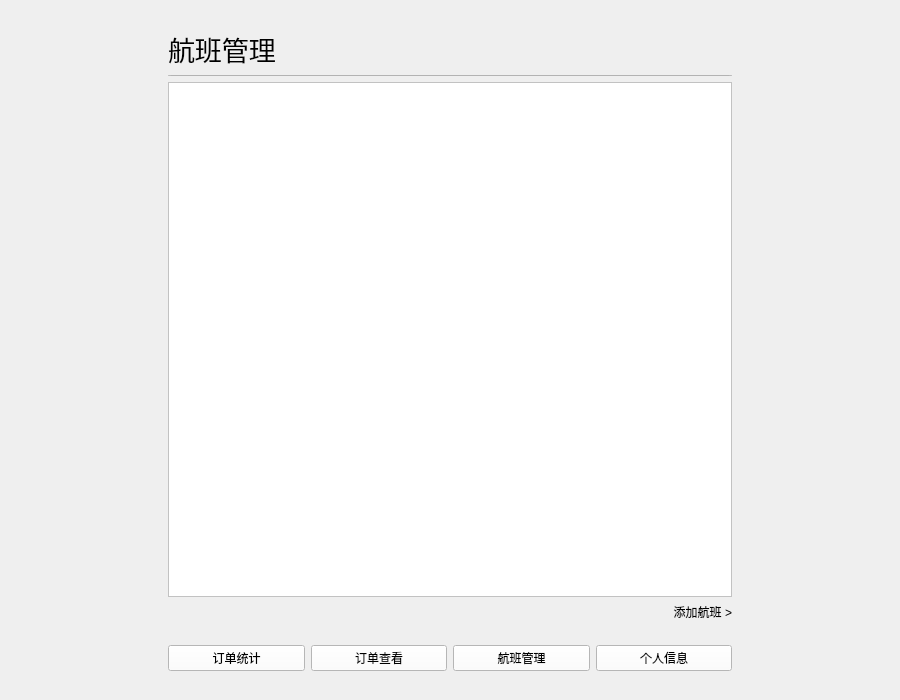
<?xml version="1.0" encoding="UTF-8"?>
<ui version="4.0">
 <class>AdminMainWidget</class>
 <widget class="QWidget" name="AdminMainWidget">
  <property name="geometry">
   <rect>
    <x>0</x>
    <y>0</y>
    <width>900</width>
    <height>700</height>
   </rect>
  </property>
  <property name="windowTitle">
   <string>Form</string>
  </property>
  <layout class="QHBoxLayout" name="horizontalLayout">
   <item>
    <spacer name="horizontalSpacer">
     <property name="orientation">
      <enum>Qt::Horizontal</enum>
     </property>
     <property name="sizeHint" stdset="0">
      <size>
       <width>40</width>
       <height>20</height>
      </size>
     </property>
    </spacer>
   </item>
   <item>
    <widget class="QWidget" name="widget" native="true">
     <property name="minimumSize">
      <size>
       <width>600</width>
       <height>470</height>
      </size>
     </property>
     <property name="palette">
      <palette>
       <active>
        <colorrole role="WindowText">
         <brush brushstyle="SolidPattern">
          <color alpha="255">
           <red>0</red>
           <green>0</green>
           <blue>0</blue>
          </color>
         </brush>
        </colorrole>
        <colorrole role="Button">
         <brush brushstyle="SolidPattern">
          <color alpha="255">
           <red>251</red>
           <green>251</green>
           <blue>251</blue>
          </color>
         </brush>
        </colorrole>
        <colorrole role="Light">
         <brush brushstyle="SolidPattern">
          <color alpha="255">
           <red>255</red>
           <green>255</green>
           <blue>255</blue>
          </color>
         </brush>
        </colorrole>
        <colorrole role="Midlight">
         <brush brushstyle="SolidPattern">
          <color alpha="255">
           <red>253</red>
           <green>253</green>
           <blue>253</blue>
          </color>
         </brush>
        </colorrole>
        <colorrole role="Dark">
         <brush brushstyle="SolidPattern">
          <color alpha="255">
           <red>125</red>
           <green>125</green>
           <blue>125</blue>
          </color>
         </brush>
        </colorrole>
        <colorrole role="Mid">
         <brush brushstyle="SolidPattern">
          <color alpha="255">
           <red>167</red>
           <green>167</green>
           <blue>167</blue>
          </color>
         </brush>
        </colorrole>
        <colorrole role="Text">
         <brush brushstyle="SolidPattern">
          <color alpha="255">
           <red>0</red>
           <green>0</green>
           <blue>0</blue>
          </color>
         </brush>
        </colorrole>
        <colorrole role="BrightText">
         <brush brushstyle="SolidPattern">
          <color alpha="255">
           <red>255</red>
           <green>255</green>
           <blue>255</blue>
          </color>
         </brush>
        </colorrole>
        <colorrole role="ButtonText">
         <brush brushstyle="SolidPattern">
          <color alpha="255">
           <red>0</red>
           <green>0</green>
           <blue>0</blue>
          </color>
         </brush>
        </colorrole>
        <colorrole role="Base">
         <brush brushstyle="SolidPattern">
          <color alpha="255">
           <red>255</red>
           <green>255</green>
           <blue>255</blue>
          </color>
         </brush>
        </colorrole>
        <colorrole role="Window">
         <brush brushstyle="SolidPattern">
          <color alpha="255">
           <red>251</red>
           <green>251</green>
           <blue>251</blue>
          </color>
         </brush>
        </colorrole>
        <colorrole role="Shadow">
         <brush brushstyle="SolidPattern">
          <color alpha="255">
           <red>0</red>
           <green>0</green>
           <blue>0</blue>
          </color>
         </brush>
        </colorrole>
        <colorrole role="AlternateBase">
         <brush brushstyle="SolidPattern">
          <color alpha="255">
           <red>253</red>
           <green>253</green>
           <blue>253</blue>
          </color>
         </brush>
        </colorrole>
        <colorrole role="ToolTipBase">
         <brush brushstyle="SolidPattern">
          <color alpha="255">
           <red>255</red>
           <green>255</green>
           <blue>220</blue>
          </color>
         </brush>
        </colorrole>
        <colorrole role="ToolTipText">
         <brush brushstyle="SolidPattern">
          <color alpha="255">
           <red>0</red>
           <green>0</green>
           <blue>0</blue>
          </color>
         </brush>
        </colorrole>
        <colorrole role="PlaceholderText">
         <brush brushstyle="SolidPattern">
          <color alpha="128">
           <red>0</red>
           <green>0</green>
           <blue>0</blue>
          </color>
         </brush>
        </colorrole>
       </active>
       <inactive>
        <colorrole role="WindowText">
         <brush brushstyle="SolidPattern">
          <color alpha="255">
           <red>0</red>
           <green>0</green>
           <blue>0</blue>
          </color>
         </brush>
        </colorrole>
        <colorrole role="Button">
         <brush brushstyle="SolidPattern">
          <color alpha="255">
           <red>251</red>
           <green>251</green>
           <blue>251</blue>
          </color>
         </brush>
        </colorrole>
        <colorrole role="Light">
         <brush brushstyle="SolidPattern">
          <color alpha="255">
           <red>255</red>
           <green>255</green>
           <blue>255</blue>
          </color>
         </brush>
        </colorrole>
        <colorrole role="Midlight">
         <brush brushstyle="SolidPattern">
          <color alpha="255">
           <red>253</red>
           <green>253</green>
           <blue>253</blue>
          </color>
         </brush>
        </colorrole>
        <colorrole role="Dark">
         <brush brushstyle="SolidPattern">
          <color alpha="255">
           <red>125</red>
           <green>125</green>
           <blue>125</blue>
          </color>
         </brush>
        </colorrole>
        <colorrole role="Mid">
         <brush brushstyle="SolidPattern">
          <color alpha="255">
           <red>167</red>
           <green>167</green>
           <blue>167</blue>
          </color>
         </brush>
        </colorrole>
        <colorrole role="Text">
         <brush brushstyle="SolidPattern">
          <color alpha="255">
           <red>0</red>
           <green>0</green>
           <blue>0</blue>
          </color>
         </brush>
        </colorrole>
        <colorrole role="BrightText">
         <brush brushstyle="SolidPattern">
          <color alpha="255">
           <red>255</red>
           <green>255</green>
           <blue>255</blue>
          </color>
         </brush>
        </colorrole>
        <colorrole role="ButtonText">
         <brush brushstyle="SolidPattern">
          <color alpha="255">
           <red>0</red>
           <green>0</green>
           <blue>0</blue>
          </color>
         </brush>
        </colorrole>
        <colorrole role="Base">
         <brush brushstyle="SolidPattern">
          <color alpha="255">
           <red>255</red>
           <green>255</green>
           <blue>255</blue>
          </color>
         </brush>
        </colorrole>
        <colorrole role="Window">
         <brush brushstyle="SolidPattern">
          <color alpha="255">
           <red>251</red>
           <green>251</green>
           <blue>251</blue>
          </color>
         </brush>
        </colorrole>
        <colorrole role="Shadow">
         <brush brushstyle="SolidPattern">
          <color alpha="255">
           <red>0</red>
           <green>0</green>
           <blue>0</blue>
          </color>
         </brush>
        </colorrole>
        <colorrole role="AlternateBase">
         <brush brushstyle="SolidPattern">
          <color alpha="255">
           <red>253</red>
           <green>253</green>
           <blue>253</blue>
          </color>
         </brush>
        </colorrole>
        <colorrole role="ToolTipBase">
         <brush brushstyle="SolidPattern">
          <color alpha="255">
           <red>255</red>
           <green>255</green>
           <blue>220</blue>
          </color>
         </brush>
        </colorrole>
        <colorrole role="ToolTipText">
         <brush brushstyle="SolidPattern">
          <color alpha="255">
           <red>0</red>
           <green>0</green>
           <blue>0</blue>
          </color>
         </brush>
        </colorrole>
        <colorrole role="PlaceholderText">
         <brush brushstyle="SolidPattern">
          <color alpha="128">
           <red>0</red>
           <green>0</green>
           <blue>0</blue>
          </color>
         </brush>
        </colorrole>
       </inactive>
       <disabled>
        <colorrole role="WindowText">
         <brush brushstyle="SolidPattern">
          <color alpha="255">
           <red>125</red>
           <green>125</green>
           <blue>125</blue>
          </color>
         </brush>
        </colorrole>
        <colorrole role="Button">
         <brush brushstyle="SolidPattern">
          <color alpha="255">
           <red>251</red>
           <green>251</green>
           <blue>251</blue>
          </color>
         </brush>
        </colorrole>
        <colorrole role="Light">
         <brush brushstyle="SolidPattern">
          <color alpha="255">
           <red>255</red>
           <green>255</green>
           <blue>255</blue>
          </color>
         </brush>
        </colorrole>
        <colorrole role="Midlight">
         <brush brushstyle="SolidPattern">
          <color alpha="255">
           <red>253</red>
           <green>253</green>
           <blue>253</blue>
          </color>
         </brush>
        </colorrole>
        <colorrole role="Dark">
         <brush brushstyle="SolidPattern">
          <color alpha="255">
           <red>125</red>
           <green>125</green>
           <blue>125</blue>
          </color>
         </brush>
        </colorrole>
        <colorrole role="Mid">
         <brush brushstyle="SolidPattern">
          <color alpha="255">
           <red>167</red>
           <green>167</green>
           <blue>167</blue>
          </color>
         </brush>
        </colorrole>
        <colorrole role="Text">
         <brush brushstyle="SolidPattern">
          <color alpha="255">
           <red>125</red>
           <green>125</green>
           <blue>125</blue>
          </color>
         </brush>
        </colorrole>
        <colorrole role="BrightText">
         <brush brushstyle="SolidPattern">
          <color alpha="255">
           <red>255</red>
           <green>255</green>
           <blue>255</blue>
          </color>
         </brush>
        </colorrole>
        <colorrole role="ButtonText">
         <brush brushstyle="SolidPattern">
          <color alpha="255">
           <red>125</red>
           <green>125</green>
           <blue>125</blue>
          </color>
         </brush>
        </colorrole>
        <colorrole role="Base">
         <brush brushstyle="SolidPattern">
          <color alpha="255">
           <red>251</red>
           <green>251</green>
           <blue>251</blue>
          </color>
         </brush>
        </colorrole>
        <colorrole role="Window">
         <brush brushstyle="SolidPattern">
          <color alpha="255">
           <red>251</red>
           <green>251</green>
           <blue>251</blue>
          </color>
         </brush>
        </colorrole>
        <colorrole role="Shadow">
         <brush brushstyle="SolidPattern">
          <color alpha="255">
           <red>0</red>
           <green>0</green>
           <blue>0</blue>
          </color>
         </brush>
        </colorrole>
        <colorrole role="AlternateBase">
         <brush brushstyle="SolidPattern">
          <color alpha="255">
           <red>251</red>
           <green>251</green>
           <blue>251</blue>
          </color>
         </brush>
        </colorrole>
        <colorrole role="ToolTipBase">
         <brush brushstyle="SolidPattern">
          <color alpha="255">
           <red>255</red>
           <green>255</green>
           <blue>220</blue>
          </color>
         </brush>
        </colorrole>
        <colorrole role="ToolTipText">
         <brush brushstyle="SolidPattern">
          <color alpha="255">
           <red>0</red>
           <green>0</green>
           <blue>0</blue>
          </color>
         </brush>
        </colorrole>
        <colorrole role="PlaceholderText">
         <brush brushstyle="SolidPattern">
          <color alpha="128">
           <red>0</red>
           <green>0</green>
           <blue>0</blue>
          </color>
         </brush>
        </colorrole>
       </disabled>
      </palette>
     </property>
     <layout class="QVBoxLayout" name="verticalLayout">
      <item>
       <widget class="QStackedWidget" name="stackedWidget">
        <property name="currentIndex">
         <number>3</number>
        </property>
        <widget class="QWidget" name="page">
         <layout class="QVBoxLayout" name="verticalLayout_2">
          <item>
           <widget class="MainWidgetMinePart" name="widget_3" native="true"/>
          </item>
         </layout>
        </widget>
        <widget class="QWidget" name="page_4">
         <layout class="QVBoxLayout" name="verticalLayout_6">
          <item>
           <widget class="QLabel" name="label_6">
            <property name="maximumSize">
             <size>
              <width>16777215</width>
              <height>50</height>
             </size>
            </property>
            <property name="font">
             <font>
              <family>等线</family>
              <pointsize>20</pointsize>
             </font>
            </property>
            <property name="text">
             <string>订单查看</string>
            </property>
           </widget>
          </item>
          <item>
           <widget class="QPushButton" name="pushButton_3">
            <property name="maximumSize">
             <size>
              <width>16777215</width>
              <height>1</height>
             </size>
            </property>
            <property name="focusPolicy">
             <enum>Qt::NoFocus</enum>
            </property>
            <property name="text">
             <string/>
            </property>
           </widget>
          </item>
         </layout>
        </widget>
        <widget class="QWidget" name="page_2">
         <layout class="QGridLayout" name="gridLayout">
          <item row="2" column="0" rowspan="2">
           <widget class="QTableView" name="tableView_order"/>
          </item>
          <item row="0" column="0" colspan="2">
           <widget class="QLabel" name="label_3">
            <property name="maximumSize">
             <size>
              <width>16777215</width>
              <height>40</height>
             </size>
            </property>
            <property name="font">
             <font>
              <family>等线</family>
              <pointsize>20</pointsize>
             </font>
            </property>
            <property name="text">
             <string>订单统计</string>
            </property>
           </widget>
          </item>
          <item row="3" column="1">
           <widget class="QGroupBox" name="groupBox_2">
            <property name="title">
             <string>筛选条件</string>
            </property>
            <layout class="QVBoxLayout" name="verticalLayout_5">
             <item>
              <widget class="QRadioButton" name="radioButton_all">
               <property name="text">
                <string>所有航班</string>
               </property>
              </widget>
             </item>
             <item>
              <widget class="QRadioButton" name="radioButton_his">
               <property name="text">
                <string>历史航班</string>
               </property>
              </widget>
             </item>
             <item>
              <widget class="QRadioButton" name="radioButton_no">
               <property name="text">
                <string>未起飞航班</string>
               </property>
              </widget>
             </item>
             <item>
              <widget class="QRadioButton" name="radioButton_spe">
               <property name="text">
                <string>特定时段</string>
               </property>
              </widget>
             </item>
             <item>
              <widget class="QLabel" name="label_from">
               <property name="maximumSize">
                <size>
                 <width>16777215</width>
                 <height>20</height>
                </size>
               </property>
               <property name="text">
                <string>从:</string>
               </property>
              </widget>
             </item>
             <item>
              <widget class="QDateEdit" name="dateEdit_from"/>
             </item>
             <item>
              <widget class="QLabel" name="label_to">
               <property name="maximumSize">
                <size>
                 <width>16777215</width>
                 <height>20</height>
                </size>
               </property>
               <property name="text">
                <string>到:</string>
               </property>
              </widget>
             </item>
             <item>
              <widget class="QDateEdit" name="dateEdit_to"/>
             </item>
            </layout>
           </widget>
          </item>
          <item row="2" column="1">
           <widget class="QGroupBox" name="groupBox">
            <property name="title">
             <string>排序条件</string>
            </property>
            <layout class="QVBoxLayout" name="verticalLayout_4">
             <item>
              <widget class="QRadioButton" name="radioButton">
               <property name="text">
                <string>已购票人数</string>
               </property>
              </widget>
             </item>
             <item>
              <widget class="QRadioButton" name="radioButton_2">
               <property name="text">
                <string>飞机上座率</string>
               </property>
              </widget>
             </item>
             <item>
              <widget class="QRadioButton" name="radioButton_3">
               <property name="text">
                <string>航班总票价收入</string>
               </property>
              </widget>
             </item>
            </layout>
           </widget>
          </item>
          <item row="1" column="0" colspan="2">
           <widget class="QPushButton" name="pushButton">
            <property name="maximumSize">
             <size>
              <width>16777215</width>
              <height>1</height>
             </size>
            </property>
            <property name="focusPolicy">
             <enum>Qt::NoFocus</enum>
            </property>
            <property name="text">
             <string/>
            </property>
           </widget>
          </item>
         </layout>
        </widget>
        <widget class="QWidget" name="page_3">
         <layout class="QVBoxLayout" name="verticalLayout_3">
          <item>
           <widget class="QLabel" name="label">
            <property name="maximumSize">
             <size>
              <width>16777215</width>
              <height>40</height>
             </size>
            </property>
            <property name="font">
             <font>
              <family>等线</family>
              <pointsize>20</pointsize>
             </font>
            </property>
            <property name="text">
             <string>航班管理</string>
            </property>
           </widget>
          </item>
          <item>
           <widget class="QPushButton" name="pushButton_2">
            <property name="maximumSize">
             <size>
              <width>16777215</width>
              <height>1</height>
             </size>
            </property>
            <property name="focusPolicy">
             <enum>Qt::NoFocus</enum>
            </property>
            <property name="text">
             <string/>
            </property>
           </widget>
          </item>
          <item>
           <widget class="QTableView" name="tableView_flight"/>
          </item>
          <item>
           <widget class="ClickableLabel" name="label_add">
            <property name="text">
             <string>添加航班 &gt;</string>
            </property>
            <property name="alignment">
             <set>Qt::AlignRight|Qt::AlignTrailing|Qt::AlignVCenter</set>
            </property>
           </widget>
          </item>
         </layout>
        </widget>
       </widget>
      </item>
      <item>
       <widget class="QWidget" name="widget_2" native="true">
        <property name="maximumSize">
         <size>
          <width>16777215</width>
          <height>50</height>
         </size>
        </property>
        <property name="palette">
         <palette>
          <active>
           <colorrole role="WindowText">
            <brush brushstyle="SolidPattern">
             <color alpha="255">
              <red>0</red>
              <green>0</green>
              <blue>0</blue>
             </color>
            </brush>
           </colorrole>
           <colorrole role="Button">
            <brush brushstyle="SolidPattern">
             <color alpha="255">
              <red>255</red>
              <green>255</green>
              <blue>255</blue>
             </color>
            </brush>
           </colorrole>
           <colorrole role="Light">
            <brush brushstyle="SolidPattern">
             <color alpha="255">
              <red>255</red>
              <green>255</green>
              <blue>255</blue>
             </color>
            </brush>
           </colorrole>
           <colorrole role="Midlight">
            <brush brushstyle="SolidPattern">
             <color alpha="255">
              <red>255</red>
              <green>255</green>
              <blue>255</blue>
             </color>
            </brush>
           </colorrole>
           <colorrole role="Dark">
            <brush brushstyle="SolidPattern">
             <color alpha="255">
              <red>127</red>
              <green>127</green>
              <blue>127</blue>
             </color>
            </brush>
           </colorrole>
           <colorrole role="Mid">
            <brush brushstyle="SolidPattern">
             <color alpha="255">
              <red>170</red>
              <green>170</green>
              <blue>170</blue>
             </color>
            </brush>
           </colorrole>
           <colorrole role="Text">
            <brush brushstyle="SolidPattern">
             <color alpha="255">
              <red>0</red>
              <green>0</green>
              <blue>0</blue>
             </color>
            </brush>
           </colorrole>
           <colorrole role="BrightText">
            <brush brushstyle="SolidPattern">
             <color alpha="255">
              <red>255</red>
              <green>255</green>
              <blue>255</blue>
             </color>
            </brush>
           </colorrole>
           <colorrole role="ButtonText">
            <brush brushstyle="SolidPattern">
             <color alpha="255">
              <red>0</red>
              <green>0</green>
              <blue>0</blue>
             </color>
            </brush>
           </colorrole>
           <colorrole role="Base">
            <brush brushstyle="SolidPattern">
             <color alpha="255">
              <red>255</red>
              <green>255</green>
              <blue>255</blue>
             </color>
            </brush>
           </colorrole>
           <colorrole role="Window">
            <brush brushstyle="SolidPattern">
             <color alpha="255">
              <red>255</red>
              <green>255</green>
              <blue>255</blue>
             </color>
            </brush>
           </colorrole>
           <colorrole role="Shadow">
            <brush brushstyle="SolidPattern">
             <color alpha="255">
              <red>0</red>
              <green>0</green>
              <blue>0</blue>
             </color>
            </brush>
           </colorrole>
           <colorrole role="AlternateBase">
            <brush brushstyle="SolidPattern">
             <color alpha="255">
              <red>255</red>
              <green>255</green>
              <blue>255</blue>
             </color>
            </brush>
           </colorrole>
           <colorrole role="ToolTipBase">
            <brush brushstyle="SolidPattern">
             <color alpha="255">
              <red>255</red>
              <green>255</green>
              <blue>220</blue>
             </color>
            </brush>
           </colorrole>
           <colorrole role="ToolTipText">
            <brush brushstyle="SolidPattern">
             <color alpha="255">
              <red>0</red>
              <green>0</green>
              <blue>0</blue>
             </color>
            </brush>
           </colorrole>
           <colorrole role="PlaceholderText">
            <brush brushstyle="SolidPattern">
             <color alpha="128">
              <red>0</red>
              <green>0</green>
              <blue>0</blue>
             </color>
            </brush>
           </colorrole>
          </active>
          <inactive>
           <colorrole role="WindowText">
            <brush brushstyle="SolidPattern">
             <color alpha="255">
              <red>0</red>
              <green>0</green>
              <blue>0</blue>
             </color>
            </brush>
           </colorrole>
           <colorrole role="Button">
            <brush brushstyle="SolidPattern">
             <color alpha="255">
              <red>255</red>
              <green>255</green>
              <blue>255</blue>
             </color>
            </brush>
           </colorrole>
           <colorrole role="Light">
            <brush brushstyle="SolidPattern">
             <color alpha="255">
              <red>255</red>
              <green>255</green>
              <blue>255</blue>
             </color>
            </brush>
           </colorrole>
           <colorrole role="Midlight">
            <brush brushstyle="SolidPattern">
             <color alpha="255">
              <red>255</red>
              <green>255</green>
              <blue>255</blue>
             </color>
            </brush>
           </colorrole>
           <colorrole role="Dark">
            <brush brushstyle="SolidPattern">
             <color alpha="255">
              <red>127</red>
              <green>127</green>
              <blue>127</blue>
             </color>
            </brush>
           </colorrole>
           <colorrole role="Mid">
            <brush brushstyle="SolidPattern">
             <color alpha="255">
              <red>170</red>
              <green>170</green>
              <blue>170</blue>
             </color>
            </brush>
           </colorrole>
           <colorrole role="Text">
            <brush brushstyle="SolidPattern">
             <color alpha="255">
              <red>0</red>
              <green>0</green>
              <blue>0</blue>
             </color>
            </brush>
           </colorrole>
           <colorrole role="BrightText">
            <brush brushstyle="SolidPattern">
             <color alpha="255">
              <red>255</red>
              <green>255</green>
              <blue>255</blue>
             </color>
            </brush>
           </colorrole>
           <colorrole role="ButtonText">
            <brush brushstyle="SolidPattern">
             <color alpha="255">
              <red>0</red>
              <green>0</green>
              <blue>0</blue>
             </color>
            </brush>
           </colorrole>
           <colorrole role="Base">
            <brush brushstyle="SolidPattern">
             <color alpha="255">
              <red>255</red>
              <green>255</green>
              <blue>255</blue>
             </color>
            </brush>
           </colorrole>
           <colorrole role="Window">
            <brush brushstyle="SolidPattern">
             <color alpha="255">
              <red>255</red>
              <green>255</green>
              <blue>255</blue>
             </color>
            </brush>
           </colorrole>
           <colorrole role="Shadow">
            <brush brushstyle="SolidPattern">
             <color alpha="255">
              <red>0</red>
              <green>0</green>
              <blue>0</blue>
             </color>
            </brush>
           </colorrole>
           <colorrole role="AlternateBase">
            <brush brushstyle="SolidPattern">
             <color alpha="255">
              <red>255</red>
              <green>255</green>
              <blue>255</blue>
             </color>
            </brush>
           </colorrole>
           <colorrole role="ToolTipBase">
            <brush brushstyle="SolidPattern">
             <color alpha="255">
              <red>255</red>
              <green>255</green>
              <blue>220</blue>
             </color>
            </brush>
           </colorrole>
           <colorrole role="ToolTipText">
            <brush brushstyle="SolidPattern">
             <color alpha="255">
              <red>0</red>
              <green>0</green>
              <blue>0</blue>
             </color>
            </brush>
           </colorrole>
           <colorrole role="PlaceholderText">
            <brush brushstyle="SolidPattern">
             <color alpha="128">
              <red>0</red>
              <green>0</green>
              <blue>0</blue>
             </color>
            </brush>
           </colorrole>
          </inactive>
          <disabled>
           <colorrole role="WindowText">
            <brush brushstyle="SolidPattern">
             <color alpha="255">
              <red>127</red>
              <green>127</green>
              <blue>127</blue>
             </color>
            </brush>
           </colorrole>
           <colorrole role="Button">
            <brush brushstyle="SolidPattern">
             <color alpha="255">
              <red>255</red>
              <green>255</green>
              <blue>255</blue>
             </color>
            </brush>
           </colorrole>
           <colorrole role="Light">
            <brush brushstyle="SolidPattern">
             <color alpha="255">
              <red>255</red>
              <green>255</green>
              <blue>255</blue>
             </color>
            </brush>
           </colorrole>
           <colorrole role="Midlight">
            <brush brushstyle="SolidPattern">
             <color alpha="255">
              <red>255</red>
              <green>255</green>
              <blue>255</blue>
             </color>
            </brush>
           </colorrole>
           <colorrole role="Dark">
            <brush brushstyle="SolidPattern">
             <color alpha="255">
              <red>127</red>
              <green>127</green>
              <blue>127</blue>
             </color>
            </brush>
           </colorrole>
           <colorrole role="Mid">
            <brush brushstyle="SolidPattern">
             <color alpha="255">
              <red>170</red>
              <green>170</green>
              <blue>170</blue>
             </color>
            </brush>
           </colorrole>
           <colorrole role="Text">
            <brush brushstyle="SolidPattern">
             <color alpha="255">
              <red>127</red>
              <green>127</green>
              <blue>127</blue>
             </color>
            </brush>
           </colorrole>
           <colorrole role="BrightText">
            <brush brushstyle="SolidPattern">
             <color alpha="255">
              <red>255</red>
              <green>255</green>
              <blue>255</blue>
             </color>
            </brush>
           </colorrole>
           <colorrole role="ButtonText">
            <brush brushstyle="SolidPattern">
             <color alpha="255">
              <red>127</red>
              <green>127</green>
              <blue>127</blue>
             </color>
            </brush>
           </colorrole>
           <colorrole role="Base">
            <brush brushstyle="SolidPattern">
             <color alpha="255">
              <red>255</red>
              <green>255</green>
              <blue>255</blue>
             </color>
            </brush>
           </colorrole>
           <colorrole role="Window">
            <brush brushstyle="SolidPattern">
             <color alpha="255">
              <red>255</red>
              <green>255</green>
              <blue>255</blue>
             </color>
            </brush>
           </colorrole>
           <colorrole role="Shadow">
            <brush brushstyle="SolidPattern">
             <color alpha="255">
              <red>0</red>
              <green>0</green>
              <blue>0</blue>
             </color>
            </brush>
           </colorrole>
           <colorrole role="AlternateBase">
            <brush brushstyle="SolidPattern">
             <color alpha="255">
              <red>255</red>
              <green>255</green>
              <blue>255</blue>
             </color>
            </brush>
           </colorrole>
           <colorrole role="ToolTipBase">
            <brush brushstyle="SolidPattern">
             <color alpha="255">
              <red>255</red>
              <green>255</green>
              <blue>220</blue>
             </color>
            </brush>
           </colorrole>
           <colorrole role="ToolTipText">
            <brush brushstyle="SolidPattern">
             <color alpha="255">
              <red>0</red>
              <green>0</green>
              <blue>0</blue>
             </color>
            </brush>
           </colorrole>
           <colorrole role="PlaceholderText">
            <brush brushstyle="SolidPattern">
             <color alpha="128">
              <red>0</red>
              <green>0</green>
              <blue>0</blue>
             </color>
            </brush>
           </colorrole>
          </disabled>
         </palette>
        </property>
        <layout class="QHBoxLayout" name="horizontalLayout_2">
         <item>
          <widget class="QPushButton" name="pushButton_order">
           <property name="text">
            <string>订单统计</string>
           </property>
          </widget>
         </item>
         <item>
          <widget class="QPushButton" name="pushButton_order2">
           <property name="text">
            <string>订单查看</string>
           </property>
          </widget>
         </item>
         <item>
          <widget class="QPushButton" name="pushButton_flight">
           <property name="text">
            <string>航班管理</string>
           </property>
          </widget>
         </item>
         <item>
          <widget class="QPushButton" name="pushButton_mine">
           <property name="text">
            <string>个人信息</string>
           </property>
          </widget>
         </item>
        </layout>
       </widget>
      </item>
     </layout>
    </widget>
   </item>
   <item>
    <spacer name="horizontalSpacer_2">
     <property name="orientation">
      <enum>Qt::Horizontal</enum>
     </property>
     <property name="sizeHint" stdset="0">
      <size>
       <width>40</width>
       <height>20</height>
      </size>
     </property>
    </spacer>
   </item>
  </layout>
 </widget>
 <customwidgets>
  <customwidget>
   <class>ClickableLabel</class>
   <extends>QLabel</extends>
   <header>clickablelabel.h</header>
  </customwidget>
  <customwidget>
   <class>MainWidgetMinePart</class>
   <extends>QWidget</extends>
   <header>mainwidgetminepart.h</header>
   <container>1</container>
  </customwidget>
 </customwidgets>
 <resources/>
 <connections/>
</ui>
